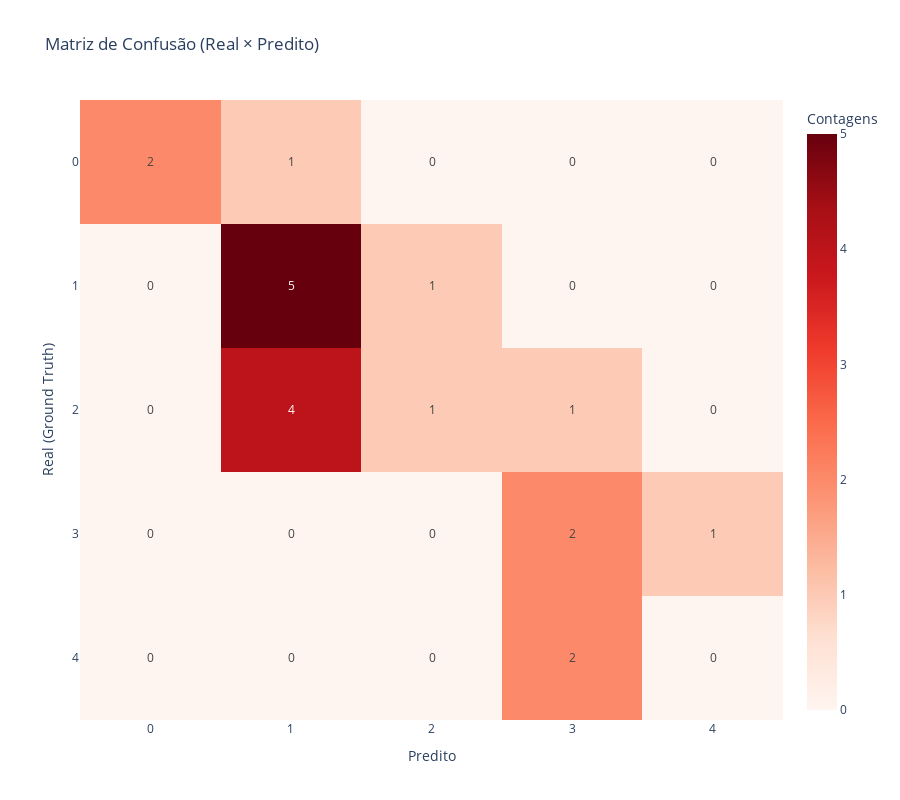

Notebook source saved alongside this figure:
### Markdown cell above
## 8️⃣ Validação com Ground Truth

### Code cell
if ground_truth:
    accuracy, cls_report, cm = analyzer.evaluate_ground_truth(
        df_with_consensus=df_with_consensus
    )

    visualizer.plot_confusion_matrix(
        cm=cm,
        categories=categories
    )
    
else:
    logger.info("⚠️ Ground truth não disponível – pulando validação")

### Figure 1 — Plotly figure (JSON) as saved in the notebook; plotly's stock layout.template omitted (floating-point values rounded to 4 significant figures)
{"data": [{"colorbar": {"title": {"text": "Contagens"}}, "colorscale": [[0, "rgb(255,245,240)"], [0.125, "rgb(254,224,210)"], [0.25, "rgb(252,187,161)"], [0.375, "rgb(252,146,114)"], [0.5, "rgb(251,106,74)"], [0.625, "rgb(239,59,44)"], [0.75, "rgb(203,24,29)"], [0.875, "rgb(165,15,21)"], [1, "rgb(103,0,13)"]], "text": [[0, 0, 0, 2, 0], [0, 0, 0, 2, 1], [0, 4, 1, 1, 0], [0, 5, 1, 0, 0], [2, 1, 0, 0, 0]], "texttemplate": "%{text}", "type": "heatmap", "x": [0, 1, 2, 3, 4], "y": [4, 3, 2, 1, 0], "z": [[0, 0, 0, 2, 0], [0, 0, 0, 2, 1], [0, 4, 1, 1, 0], [0, 5, 1, 0, 0], [2, 1, 0, 0, 0]]}], "layout": {"height": 800, "title": {"text": "Matriz de Confusão (Real × Predito)"}, "width": 900, "xaxis": {"tickmode": "array", "ticktext": [0, 1, 2, 3, 4], "tickvals": [0, 1, 2, 3, 4], "title": {"text": "Predito"}, "type": "category"}, "yaxis": {"tickmode": "array", "ticktext": [4, 3, 2, 1, 0], "tickvals": [4, 3, 2, 1, 0], "title": {"text": "Real (Ground Truth)"}, "type": "category"}}}
